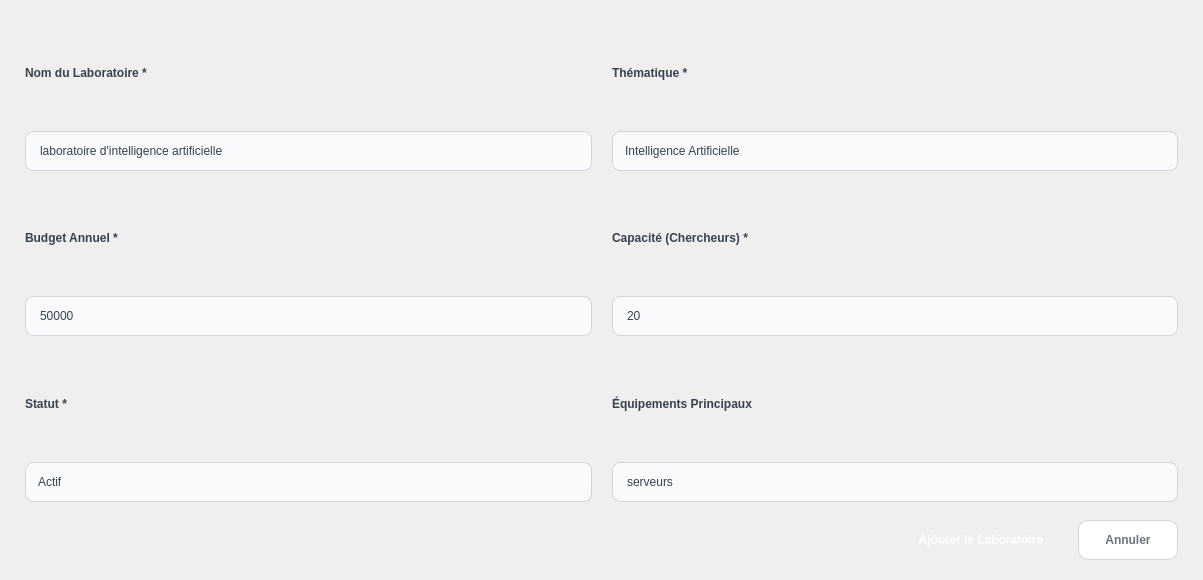
              <widget class="QWidget" name="scrollAreaWidgetContents">
               <property name="geometry">
                <rect>
                 <x>0</x>
                 <y>0</y>
                 <width>1203</width>
                 <height>580</height>
                </rect>
               </property>
               <layout class="QVBoxLayout" name="verticalLayout_7">
                <property name="spacing">
                 <number>0</number>
                </property>
                <property name="leftMargin">
                 <number>0</number>
                </property>
                <property name="topMargin">
                 <number>0</number>
                </property>
                <property name="rightMargin">
                 <number>0</number>
                </property>
                <property name="bottomMargin">
                 <number>0</number>
                </property>
                <item>
                 <widget class="QFrame" name="frameForm">
                  <property name="styleSheet">
                   <string notr="true">background-color: transparent;
border: none;</string>
                  </property>
                  <property name="frameShape">
                   <enum>QFrame::Shape::NoFrame</enum>
                  </property>
                  <layout class="QVBoxLayout" name="verticalLayoutForm">
                   <property name="spacing">
                    <number>18</number>
                   </property>
                   <property name="leftMargin">
                    <number>25</number>
                   </property>
                   <property name="topMargin">
                    <number>20</number>
                   </property>
                   <property name="rightMargin">
                    <number>25</number>
                   </property>
                   <property name="bottomMargin">
                    <number>20</number>
                   </property>
                   <item>
                    <layout class="QGridLayout" name="gridLayoutInputs">
                     <property name="horizontalSpacing">
                      <number>20</number>
                     </property>
                     <property name="verticalSpacing">
                      <number>15</number>
                     </property>
                     <item row="0" column="0">
                      <layout class="QVBoxLayout" name="verticalLayoutNom">
                       <property name="spacing">
                        <number>6</number>
                       </property>
                       <item>
                        <widget class="QLabel" name="labelNom">
                         <property name="styleSheet">
                          <string notr="true">color: #374151;
font-size: 12px;
font-weight: 600;
background: transparent;</string>
                         </property>
                         <property name="text">
                          <string>Nom du Laboratoire *</string>
                         </property>
                        </widget>
                       </item>
                       <item>
                        <widget class="QLineEdit" name="lineEditNom">
                         <property name="minimumSize">
                          <size>
                           <width>0</width>
                           <height>40</height>
                          </size>
                         </property>
                         <property name="tabletTracking">
                          <bool>false</bool>
                         </property>
                         <property name="styleSheet">
                          <string notr="true">QLineEdit {
    background-color: #f9fafb;
    border: 1px solid #d1d5db;
    border-radius: 8px;
    padding: 8px 12px;
    font-size: 12px;
    color: #374151;
}
QLineEdit:focus {
    border-color: #3b9cff;
    background-color: white;
}</string>
                         </property>
                         <property name="text">
                          <string>laboratoire d'intelligence artificielle</string>
                         </property>
                         <property name="placeholderText">
                          <string>Ex: Laboratoire d'Intelligence Artificielle</string>
                         </property>
                        </widget>
                       </item>
                      </layout>
                     </item>
                     <item row="0" column="1">
                      <layout class="QVBoxLayout" name="verticalLayoutThematique">
                       <property name="spacing">
                        <number>6</number>
                       </property>
                       <item>
                        <widget class="QLabel" name="labelThematique">
                         <property name="styleSheet">
                          <string notr="true">color: #374151;
font-size: 12px;
font-weight: 600;
background: transparent;</string>
                         </property>
                         <property name="text">
                          <string>Thématique *</string>
                         </property>
                        </widget>
                       </item>
                       <item>
                        <widget class="QComboBox" name="comboBoxThematique">
                         <property name="minimumSize">
                          <size>
                           <width>0</width>
                           <height>40</height>
                          </size>
                         </property>
                         <property name="styleSheet">
                          <string notr="true">QComboBox {
    background-color: #f9fafb;
    border: 1px solid #d1d5db;
    border-radius: 8px;
    padding: 8px 12px;
    font-size: 12px;
    color: #374151;
}
QComboBox:focus {
    border-color: #3b9cff;
    background-color: white;
}
QComboBox::drop-down {
    border: none;
    width: 25px;
}
QComboBox QAbstractItemView {
    background-color: white;
    border: 1px solid #d1d5db;
    border-radius: 8px;
    selection-background-color: #dbeafe;
    selection-color: #1e40af;
    padding: 5px;
}</string>
                         </property>
                         <item>
                          <property name="text">
                           <string>Intelligence Artificielle</string>
                          </property>
                         </item>
                         <item>
                          <property name="text">
                           <string>Biotechnologie</string>
                          </property>
                         </item>
                         <item>
                          <property name="text">
                           <string>Nanotechnologie</string>
                          </property>
                         </item>
                         <item>
                          <property name="text">
                           <string>Énergies Renouvelables</string>
                          </property>
                         </item>
                         <item>
                          <property name="text">
                           <string>Robotique</string>
                          </property>
                         </item>
                         <item>
                          <property name="text">
                           <string>Chimie</string>
                          </property>
                         </item>
                         <item>
                          <property name="text">
                           <string>Physique Quantique</string>
                          </property>
                         </item>
                         <item>
                          <property name="text">
                           <string>Autre</string>
                          </property>
                         </item>
                        </widget>
                       </item>
                      </layout>
                     </item>
                     <item row="1" column="0">
                      <layout class="QVBoxLayout" name="verticalLayoutBudget">
                       <property name="spacing">
                        <number>6</number>
                       </property>
                       <item>
                        <widget class="QLabel" name="labelBudget">
                         <property name="styleSheet">
                          <string notr="true">color: #374151;
font-size: 12px;
font-weight: 600;
background: transparent;</string>
                         </property>
                         <property name="text">
                          <string>Budget Annuel *</string>
                         </property>
                        </widget>
                       </item>
                       <item>
                        <widget class="QLineEdit" name="lineEditBudget">
                         <property name="minimumSize">
                          <size>
                           <width>0</width>
                           <height>40</height>
                          </size>
                         </property>
                         <property name="styleSheet">
                          <string notr="true">QLineEdit {
    background-color: #f9fafb;
    border: 1px solid #d1d5db;
    border-radius: 8px;
    padding: 8px 12px;
    font-size: 12px;
    color: #374151;
}
QLineEdit:focus {
    border-color: #3b9cff;
    background-color: white;
}</string>
                         </property>
                         <property name="text">
                          <string>50000</string>
                         </property>
                         <property name="placeholderText">
                          <string>0.00 €</string>
                         </property>
                        </widget>
                       </item>
                      </layout>
                     </item>
                     <item row="1" column="1">
                      <layout class="QVBoxLayout" name="verticalLayoutCapacite">
                       <property name="spacing">
                        <number>6</number>
                       </property>
                       <item>
                        <widget class="QLabel" name="labelCapacite">
                         <property name="styleSheet">
                          <string notr="true">color: #374151;
font-size: 12px;
font-weight: 600;
background: transparent;</string>
                         </property>
                         <property name="text">
                          <string>Capacité (Chercheurs) *</string>
                         </property>
                        </widget>
                       </item>
                       <item>
                        <widget class="QSpinBox" name="spinBoxCapacite">
                         <property name="minimumSize">
                          <size>
                           <width>0</width>
                           <height>40</height>
                          </size>
                         </property>
                         <property name="styleSheet">
                          <string notr="true">QSpinBox {
    background-color: #f9fafb;
    border: 1px solid #d1d5db;
    border-radius: 8px;
    padding: 8px 12px;
    font-size: 12px;
    color: #374151;
}
QSpinBox:focus {
    border-color: #3b9cff;
    background-color: white;
}
QSpinBox::up-button, QSpinBox::down-button {
    width: 20px;
    border-radius: 4px;
}
QSpinBox::up-button:hover, QSpinBox::down-button:hover {
    background-color: #e5e7eb;
}</string>
                         </property>
                         <property name="minimum">
                          <number>1</number>
                         </property>
                         <property name="maximum">
                          <number>500</number>
                         </property>
                         <property name="value">
                          <number>20</number>
                         </property>
                        </widget>
                       </item>
                      </layout>
                     </item>
                     <item row="2" column="0">
                      <layout class="QVBoxLayout" name="verticalLayoutStatut">
                       <property name="spacing">
                        <number>6</number>
                       </property>
                       <item>
                        <widget class="QLabel" name="labelStatut">
                         <property name="styleSheet">
                          <string notr="true">color: #374151;
font-size: 12px;
font-weight: 600;
background: transparent;</string>
                         </property>
                         <property name="text">
                          <string>Statut *</string>
                         </property>
                        </widget>
                       </item>
                       <item>
                        <widget class="QComboBox" name="comboBoxStatut">
                         <property name="minimumSize">
                          <size>
                           <width>0</width>
                           <height>40</height>
                          </size>
                         </property>
                         <property name="styleSheet">
                          <string notr="true">QComboBox {
    background-color: #f9fafb;
    border: 1px solid #d1d5db;
    border-radius: 8px;
    padding: 8px 12px;
    font-size: 12px;
    color: #374151;
}
QComboBox:focus {
    border-color: #3b9cff;
    background-color: white;
}
QComboBox::drop-down {
    border: none;
    width: 25px;
}
QComboBox QAbstractItemView {
    background-color: white;
    border: 1px solid #d1d5db;
    border-radius: 8px;
    selection-background-color: #dbeafe;
    selection-color: #1e40af;
    padding: 5px;
}</string>
                         </property>
                         <item>
                          <property name="text">
                           <string>Actif</string>
                          </property>
                         </item>
                         <item>
                          <property name="text">
                           <string>En Construction</string>
                          </property>
                         </item>
                         <item>
                          <property name="text">
                           <string>En Rénovation</string>
                          </property>
                         </item>
                         <item>
                          <property name="text">
                           <string>Inactif</string>
                          </property>
                         </item>
                        </widget>
                       </item>
                      </layout>
                     </item>
                     <item row="2" column="1">
                      <layout class="QVBoxLayout" name="verticalLayoutEquipements">
                       <property name="spacing">
                        <number>6</number>
                       </property>
                       <item>
                        <widget class="QLabel" name="labelEquipements">
                         <property name="styleSheet">
                          <string notr="true">color: #374151;
font-size: 12px;
font-weight: 600;
background: transparent;</string>
                         </property>
                         <property name="text">
                          <string>Équipements Principaux</string>
                         </property>
                        </widget>
                       </item>
                       <item>
                        <widget class="QLineEdit" name="lineEditEquipements">
                         <property name="minimumSize">
                          <size>
                           <width>0</width>
                           <height>40</height>
                          </size>
                         </property>
                         <property name="styleSheet">
                          <string notr="true">QLineEdit {
    background-color: #f9fafb;
    border: 1px solid #d1d5db;
    border-radius: 8px;
    padding: 8px 12px;
    font-size: 12px;
    color: #374151;
}
QLineEdit:focus {
    border-color: #3b9cff;
    background-color: white;
}</string>
                         </property>
                         <property name="text">
                          <string>serveurs</string>
                         </property>
                         <property name="placeholderText">
                          <string>Microscope, Spectromètre, Serveurs GPU...</string>
                         </property>
                        </widget>
                       </item>
                      </layout>
                     </item>
                    </layout>
                   </item>
                   <item>
                    <layout class="QHBoxLayout" name="horizontalLayoutFormButtons">
                     <property name="spacing">
                      <number>12</number>
                     </property>
                     <item>
                      <spacer name="horizontalSpacerForm">
                       <property name="orientation">
                        <enum>Qt::Orientation::Horizontal</enum>
                       </property>
                       <property name="sizeHint" stdset="0">
                        <size>
                         <width>0</width>
                         <height>0</height>
                        </size>
                       </property>
                      </spacer>
                     </item>
                     <item>
                      <widget class="QPushButton" name="btnAjouterLaboratoire">
                       <property name="minimumSize">
                        <size>
                         <width>170</width>
                         <height>40</height>
                        </size>
                       </property>
                       <property name="cursor">
                        <cursorShape>PointingHandCursor</cursorShape>
                       </property>
                       <property name="styleSheet">
                        <string notr="true">QPushButton {
    background: qlineargradient(x1:0, y1:0, x2:1, y2:0,
        stop:0 #2dd4bf, stop:1 #3b9cff);
    color: white;
    border: none;
    border-radius: 10px;
    padding: 10px 20px;
    font-size: 12px;
    font-weight: 600;
}
QPushButton:hover {
    background: qlineargradient(x1:0, y1:0, x2:1, y2:0,
        stop:0 #1dc4af, stop:1 #2b8cef);
}</string>
                       </property>
                       <property name="text">
                        <string>Ajouter le Laboratoire</string>
                       </property>
                      </widget>
                     </item>
                     <item>
                      <widget class="QPushButton" name="btnAnnulerAjout">
                       <property name="minimumSize">
                        <size>
                         <width>100</width>
                         <height>40</height>
                        </size>
                       </property>
                       <property name="cursor">
                        <cursorShape>PointingHandCursor</cursorShape>
                       </property>
                       <property name="styleSheet">
                        <string notr="true">QPushButton {
    background-color: white;
    color: #6b7280;
    border: 1px solid #d1d5db;
    border-radius: 10px;
    padding: 10px 20px;
    font-size: 12px;
    font-weight: 600;
}
QPushButton:hover {
    background-color: #f9fafb;
    color: #374151;
}</string>
                       </property>
                       <property name="text">
                        <string>Annuler</string>
                       </property>
                      </widget>
                     </item>
                    </layout>
                   </item>
                  </layout>
                 </widget>
                </item>
               </layout>
              </widget>
